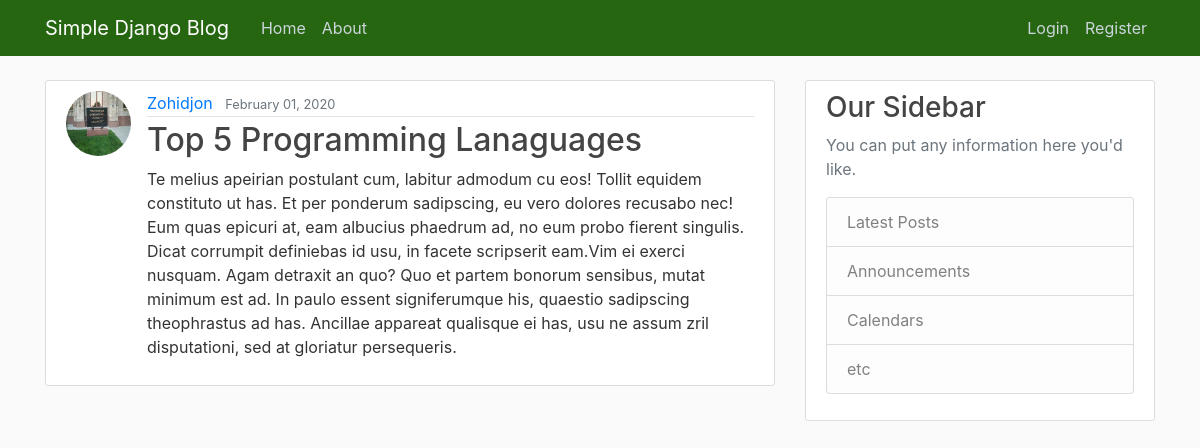
The app's page /post/17 with its own data.
### blog/models.py (models this page shows, shortened)
class Post(models.Model):
    title = models.CharField(max_length=100)
    content = models.TextField()
    date_posted = models.DateField(default = timezone.now)
    author = models.ForeignKey(User, on_delete=models.CASCADE)

### users/models.py (models this page shows, shortened)
class Profile(models.Model):
    user = models.OneToOneField(User, on_delete=models.CASCADE)
    image = models.ImageField(default='default.jpg', upload_to='profile_pics')

### blog/views.py (the view)
# urls.py: path('post/<int:pk>', PostDetailView.as_view(), name = 'post-detail'),
class PostDetailView(DetailView):
    model = Post

### blog/templates/blog/post_detail.html (shortened to what this page needs)
{% extends "blog/base.html" %}
{% block content%}
    <article class="media content-section">
        <img class="rounded-circle article-img" src="{{ object.author.profile.image.url }}" alt="">
        <div class="media-body">
            <div class="article-metadata">
                <a class="mr-2" href="{% url 'user-posts' object.author.username %}">{{ object.author }}</a>
                <small class="text-muted">{{object.date_posted|date:"F d, Y" }}</small>
            </div>
            <h2  class="article-title">{{ object.title }}</h2>
            <p class="article-content">{{ object.content }}</p>
        </div>
    </article>
{% endblock content %}

### blog/static/blog/main.css (style rules this page uses)
body { background: #fafafa; color: #333333; margin-top: 5rem; }
h1, h2, h3, h4, h5, h6 { color: #444444; }
.content-section { background: #ffffff; padding: 10px 20px; border: 1px solid #dddddd; border-radius: 3px; margin-bottom: 20px; }
.article-title { color: #444444; }
.article-content { white-space: pre-line; }
.article-img { height: 65px; width: 65px; margin-right: 16px; }
.article-metadata { padding-bottom: 1px; margin-bottom: 4px; border-bottom: 1px solid #e3e3e3 }

### records on screen
Post: author.profile.image (picture), author "Zohidjon", date_posted "February 01, 2020", title "Top 5 Programming Lanaguages", content "Te melius apeirian postulant cum, labitur admodum cu eos! Tollit equidem constituto ut has. Et per ponderum sadipscing, eu vero dolores recusabo nec! Eum quas epicuri at, eam albucius phaedrum ad, no eum probo fierent singulis. Dicat corrumpit definiebas id usu, in facete scripserit eam.Vim ei exerci nusquam. Agam detraxit an quo? Quo et partem bonorum sensibus, mutat minimum est ad. In paulo essent signiferumque his, quaestio sadipscing theophrastus ad has. Ancillae appareat qualisque ei has, usu ne assum zril disputationi, sed at gloriatur persequeris."
